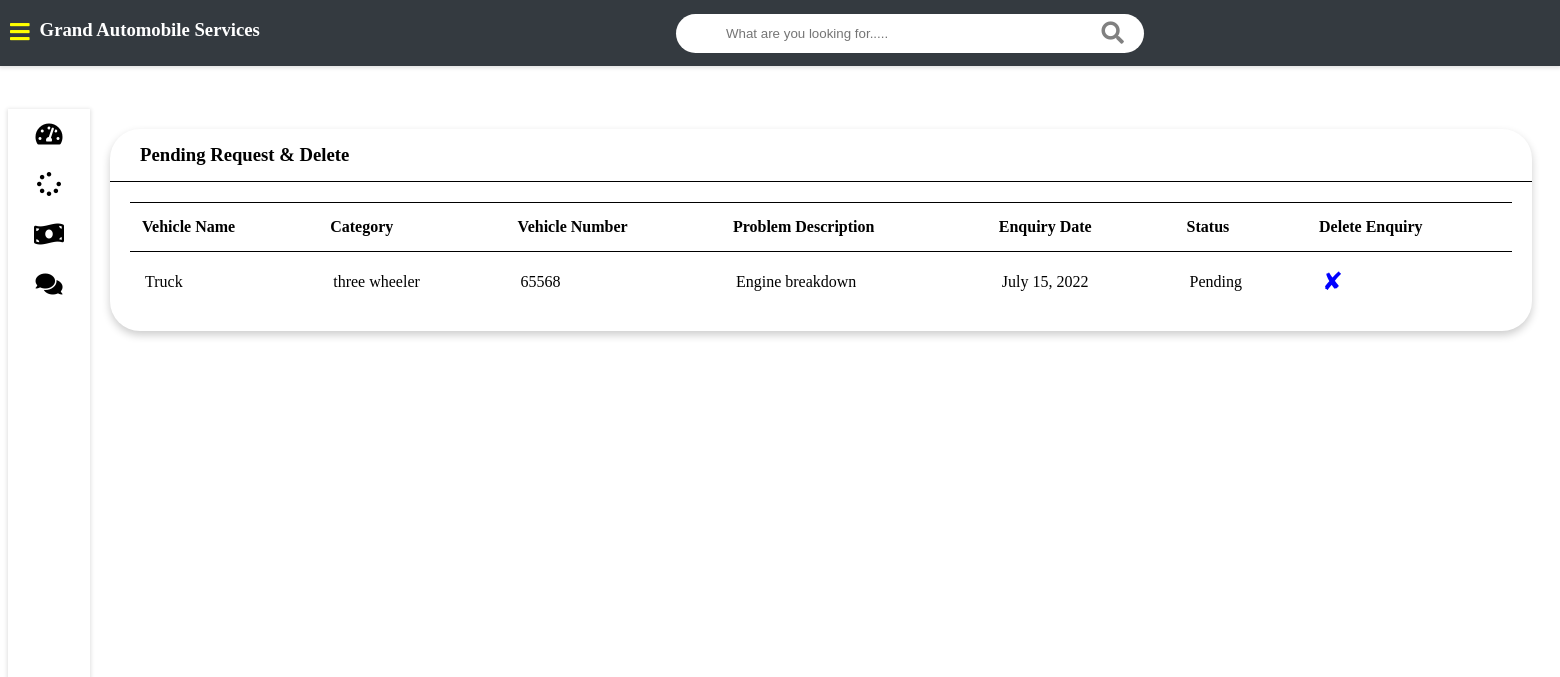
Page /customer-view-request (signed in) on the committed database.
### vehicle/models.py (models this page shows, shortened)
class Request(models.Model):
    cat         = (('two wheeler with gear','two wheeler with gear'),('two wheeler without gear','two wheeler without gear'),('three wheeler','three wheeler'),('four wheeler','four wheeler'))
    category    = models.CharField(max_length=50, choices=cat)
    vehicle_no      = models.PositiveIntegerField(null=False)
    vehicle_name    = models.CharField(max_length=40, null=False)
    vehicle_model   = models.CharField(max_length=40, null=False)
    vehicle_brand   = models.CharField(max_length=40, null=False)
    problem_description     = models.CharField(max_length=500, null=False)
    date                    = models.DateField(auto_now=True)
    cost                    = models.PositiveIntegerField(null=True)
    customer        = models.ForeignKey('Customer', on_delete=models.CASCADE, null=True)
    mechanic        = models.ForeignKey('Mechanic', on_delete=models.CASCADE, null=True)
    stat       = (('Pending','Pending'),('Approved','Approved'),('Repairing','Repairing'),('Repairing Done','Repairing Done'),('Released','Released'))
    status     = models.CharField(max_length=50, choices=stat, default='Pending', null=True)

### vehicle/views.py (the view)
# urls.py: path('customer-view-request', views.customer_view_request_view, name='customer-view-request' ),
@login_required(login_url='customerlogin')
@user_passes_test(is_customer)
def customer_view_request_view(request):
    customer        = models.Customer.objects.get(user_id=request.user.id)
    enquiries       = models.Request.objects.all().filter(customer_id=customer.id, status='Pending')
    return render(request, 'vehicle/customer/customer_view_request.html',{'customer':customer, 'enquiries':enquiries})

### vehicle/views.py (called while the page is built)
def is_customer(user):
    return user.groups.filter(name='CUSTOMER').exists()

### templates/vehicle/customer/customer_view_request.html
{% extends 'vehicle/customer/customerbase.html' %}
{% block content %}
<div class="wrapper">
    <div class="row">
        <div class="col-12 col-m-12 col-sm-12">
            <div class="card">
                <div class="card-header">
                    <h3>Pending Request & Delete</h3>
                </div>
                <div class="card-content">
                    <table>
                        <thead>
                            <tr>
                                <th>Vehicle Name</th>
                                <th>Category</th>
                                <th>Vehicle Number</th>
                                <th>Problem Description</th>
                                <th>Enquiry Date</th>
                                <th>Status</th>
                                <th>Delete Enquiry</th>
                            </tr>
                        </thead>
                        <tbody>
                            {% for enq in enquiries %}
                            <tr>
                                <td>{{enq.vehicle_name}}</td>
                                <td>{{enq.category}}</td>
                                <td>{{enq.vehicle_no}}</td>
                                <td>{{enq.problem_description}}</td>
                                <td>{{enq.date}}</td>
                                <td>{{enq.status}}</td>
                                <td><a style="color:blue; text-decoration:none;font-size:25px;"href="{% url 'customer-delete-request' enq.id  %}">&#10008;</a></td>
                            </tr>
                            {% endfor %}
                        </tbody>
                    </table>
                </div>
            </div>
        </div>
    </div>
    <br><br><br><br><br><br><br><br><br><br><br><br><br><br><br><br>
</div>
{% endblock content %}

### static/style.css (style rules this page uses)
* { box-sizing: border-box; }
[class*="col-"] { padding: 10px; }
@media only screen and (min-width: 600px) { .col-sm-12 { width: 100%; } }
@media only screen and (min-width: 768px) { .col-m-12 { width: 100%; } }
@media only screen and (min-width: 992px) { .col-12 { width: 100%; } }
.card { color: #343a40!; border-radius: 30px; margin-bottom: 10px; box-shadow: 0 4px 8px 0 rgba(0,0,0,0.2); }
.card-header { padding: 15px 30px; border-bottom: 1px solid ; position: relative; }
.card-header h3 { margin: 0; }
.card-content { padding: 20px; overflow-x: auto; }
table { border-collapse: collapse; width: 100%; }
table td { border-top: 1px solid black; padding: 15px; }
table th { border-top: 1px solid black; border-bottom: 1px solid black; padding: 15px 12px; text-align: left; }
.row { display: flex; flex-wrap: wrap; flex-direction: row; }
.row:after, .row:before { box-sizing: border-box; }
.wrapper { padding: 10px; margin-left: 82px; padding-top: 75px; background: white; transition: margin-left .5s; }

### rows in the picture
Request: vehicle_name "Truck", category "three wheeler", vehicle_no "65568", problem_description "Engine breakdown", date "July 15, 2022", status "Pending"
